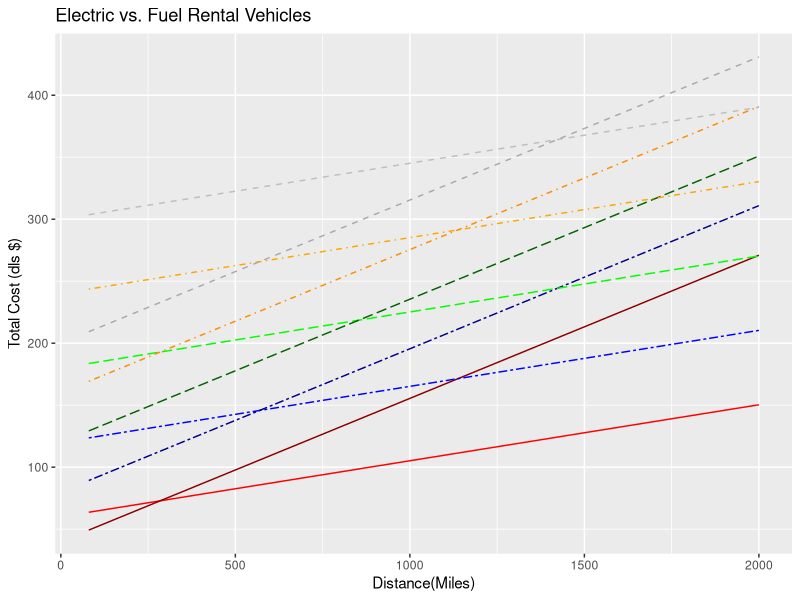

This chart was generated by the following R code: (Note: this script raises an error after producing the figure.)
## ---- chunk 1
knitr::opts_chunk$set(echo = TRUE)
## ---- chunk 2
library(tidyverse)
## ---- chunk 3

tot_e_cost <- function(tot_days, rent_cost, dist_plan, full_battery_cost, range) {
  tot_e_cost = tot_days * rent_cost + (dist_plan * full_battery_cost)/range
  print(tot_e_cost)
}



## ---- chunk 4
e_cost <- tot_e_cost(tot_days = 3, rent_cost = 60, dist_plan = 105.5, full_battery_cost = 18.29, range = 405)

## ---- chunk 5
tot_fuel_cost <- function(tot_days, rent_cost, dist_plan, full_tank_cost, range) {
  tot_fuel_cost = tot_days * rent_cost + (dist_plan * full_tank_cost)/range
  print(tot_fuel_cost)
        
}
## ---- chunk 6
fuel_cost <- tot_fuel_cost(tot_days = 3, rent_cost = 40, dist_plan = 105.5*2, full_tank_cost = 51.50, range = 446)
## ---- chunk 7

e_day_1 <- tot_e_cost(1,60,seq(from=80, to=2000, by=80), 18.29, 405)
e_day_2 <- tot_e_cost(2,60,seq(from=80, to=2000, by=80), 18.29, 405)
e_day_3 <- tot_e_cost(3,60,seq(from=80, to=2000, by=80), 18.29, 405)
e_day_4 <- tot_e_cost(4,60,seq(from=80, to=2000, by=80), 18.29, 405)
e_day_5 <- tot_e_cost(5,60,seq(from=80, to=2000, by=80), 18.29, 405)
## ---- chunk 8
fuel_day_1 <- tot_fuel_cost(1, 40, seq(from=80, to=2000, by = 80), 51.50, 446)
fuel_day_2 <- tot_fuel_cost(2, 40, seq(from=80, to=2000, by = 80), 51.50, 446)
fuel_day_3 <- tot_fuel_cost(3, 40, seq(from=80, to=2000, by = 80), 51.50, 446)
fuel_day_4 <- tot_fuel_cost(4, 40, seq(from=80, to=2000, by = 80), 51.50, 446)
fuel_day_5 <- tot_fuel_cost(5, 40, seq(from=80, to=2000, by = 80), 51.50, 446)
## ---- chunk 9
comp_1_df <- data.frame(distance = seq(80,2000,80),e1 = e_day_1, f1 = fuel_day_1, e2 = e_day_2, f2 = fuel_day_2, f3 = fuel_day_3, e3 = e_day_3, e4 = e_day_4, f4 = fuel_day_4, e5 = e_day_5, f5 = fuel_day_5)
## ---- chunk 10
ggplot(comp_1_df, aes(x=distance))+
  geom_line(aes(y= e1), color = "red") +
  geom_line(aes(y= f1), color = "darkred") +
  geom_line(aes(y= e2), color = "blue", linetype = "twodash") +
  geom_line(aes(y= f2), color = "darkblue", linetype = "twodash") +
  geom_line(aes(y= e3), color = "green", linetype = "longdash") +
  geom_line(aes(y= f3), color = "darkgreen", linetype = "longdash") +
  geom_line(aes(y= e4), color = "orange", linetype = "dotdash") +
  geom_line(aes(y= f4), color = "darkorange", linetype = "dotdash") +
  geom_line(aes(y= e5), color = "gray", linetype = "dashed") +
  geom_line(aes(y= f5), color = "darkgray", linetype = "dashed") +
  labs(title = "Electric vs. Fuel Rental Vehicles", x = "Distance(Miles)", y= "Total Cost (dls $)") + 
  scale_color_manual(name = "lines")
## ---- chunk 11

#EQUIATION FOR E1
# y = mx + b
# m = (y2 -y1) / (x2 - x1)

# Calculate m
m_e5 <- (comp_1_df$e5[[2]]-comp_1_df$e5[[1]]) / (comp_1_df$distance[[2]]- comp_1_df$distance[[1]] )
m_e5

# Calculate b of point 1 (80, 64.5)
b_e5 <- comp_1_df$e5[[1]] - (m_e1 * comp_1_df$distance[[1]]) 
b_e5

## ---- chunk 12
b_electric <- ((1 * 60) + (0 * 18.29)/405) - (0.04516049 * ((1 * 60) + (0 * 18.29)/405))

b_electric
## ---- chunk 13

#EQUIATION FOR F1
# y = mx + b
# m = (y2 -y1) / (x2 - 11)

# Calculate m
m_f1 <- (comp_1_df$f1[[2]]-comp_1_df$f1[[1]]) / (comp_1_df$distance[[2]]- comp_1_df$distance[[1]])
m_f1

# Calculate b of point 2 (80, 51.54)
b_f1 <- comp_1_df$f1[[1]] - (m_f1 * comp_1_df$distance[[1]]) 
b_f1
## ---- chunk 14

#Electric line
# e1 equation: y = m_e1 * x + b_e1
# system equation = -m_e1 * x + y = b_e1

#Fuel line
# f1 equation: y = m_f1 * x + b_f1
# system equation = -m_f1 * x + y = b_f1


A <- rbind(c(-m_e1, 1), c(-m_f1, 1))
B <- c(60, 40)

solve(A,B)

## ---- chunk 15
# Question: how can you extrapolate a line given by points to infinate limits ??
ggplot(data = comp_1_df, aes(x = distance)) + 
  geom_line(aes(y=e1)) +
  xlim(-10,10) + 
  ylim(-10,100)
## ---- chunk 16
price_delta(3, 60, 105.5*2, 18.29,405,40,51.50,446)
## ---- chunk 17
slope_fuel <- (((1 * 40) + ((10000 * 51.50)/446)) - ((1 * 40) + (0 * 51.50)/446)) / 10000
## ---- chunk 18
A <- rbind(c(-m_e1, 1), c(-slope_fuel, 1))
B <- c(100,40)

results <- solve(A,B)

results[1]
## ---- chunk 19

library(tidyverse)
price_delta(5,250,500,18.29,405,100,51.50,460)

